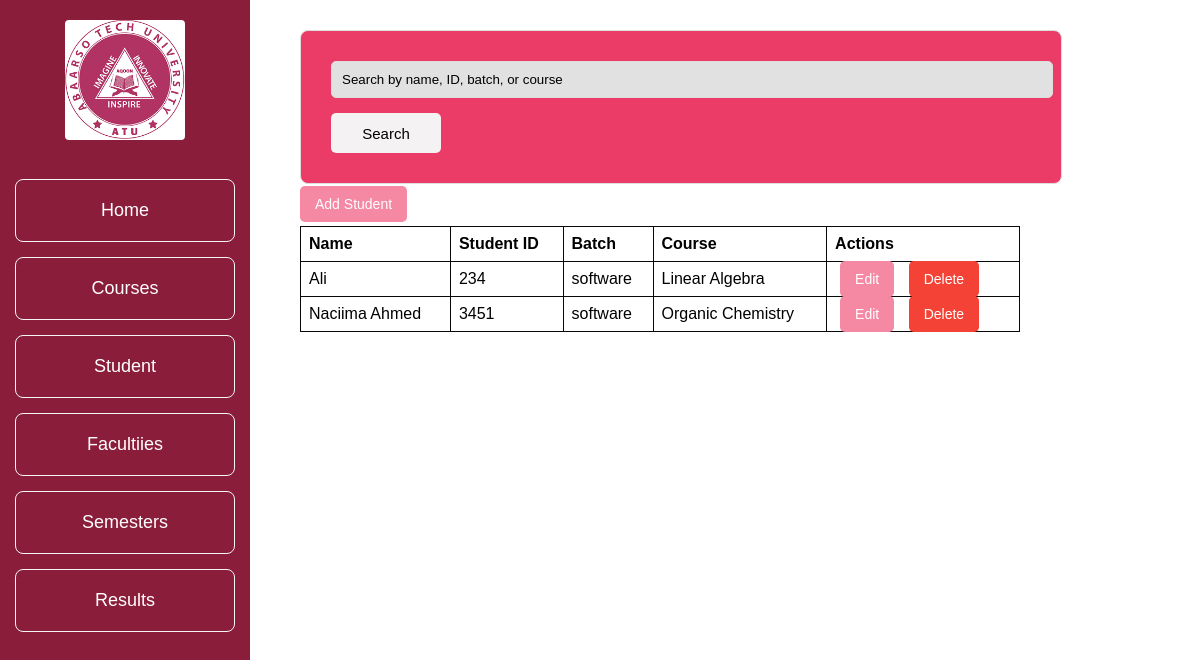
The page /students/ on the database its author committed.
### uni_app/models.py (models this page shows, shortened)
class Student(models.Model):
    name = models.CharField(max_length=100)
    student_id = models.CharField(max_length=20, unique=True)
    batch = models.CharField(max_length=10)
    course = models.ForeignKey('Course', on_delete=models.CASCADE)
    contact_details = models.TextField()

class Course(models.Model):
    name = models.CharField(max_length=200)
    code = models.CharField(max_length=10, unique=True)
    credit_hours = models.PositiveIntegerField()
    faculty = models.ForeignKey(Faculty, on_delete=models.CASCADE, null=True)
    semester = models.ForeignKey(Semester, on_delete=models.CASCADE, null=True)

### uni_app/views.py (the view)
# urls.py: path('students/', student_list, name='student_list'),
def student_list(request):
    students = Student.objects.all()
    query = request.GET.get('q')
    if query:
        students = students.filter(name__icontains=query) | students.filter(student_id__icontains=query) | students.filter(batch__icontains=query) | students.filter(course__name__icontains=query)
    return render(request, 'student_list.html', {'students': students})

### template/student_list.html
{% extends 'base.html' %}
{% load static%}
{% block content %}
<link rel="stylesheet" href="{%static 'css/student.css'%}">
<h2>Student List</h2>
<form method="GET" action=".">
    <input type="text" name="q" placeholder="Search by name, ID, batch, or course " value="{{ request.GET.q }}" style="background-color: rgb(225, 225, 225); color: white;">
    <button type="submit" style="background-color: rgb(245, 242, 243); width: 110px; height: 40px; border: none; border-radius: 5px; font-size: 15px;">Search</button>
</form>
<div class="container" >
<a href="{% url 'student_add' %}" class="btn btn-primary" style="margin-left: 300px; position: fixed ; margin-top: 60px;">Add Student</a>
<table style="position: fixed; margin-top :100px; margin-left: 300px;">
    <thead>
        <tr>
            <th>Name</th>
            <th>Student ID</th>
            <th>Batch</th>
            <th>Course</th>
            <th>Actions</th>
        </tr>
    </thead>
    <tbody>
        {% for student in students %}
        <tr>
            <td>{{ student.name }}</td>
            <td>{{ student.student_id }}</td>
            <td>{{ student.batch }}</td>
            <td>{{ student.course.name }}</td>
            <td>
                <a href="{% url 'student_edit' student.pk %}" class="btn btn-primary">Edit</a>
                <a href="{% url 'student_delete' student.pk %}" class="btn btn-danger">Delete</a>
            </td>
        </tr>
        {% endfor %}
    </tbody>
</table>
</div>
{% endblock %}

### static/css/style.css (style rules this page uses)
body { margin: 0; font-family: Arial, sans-serif; }

### static/css/student.css (style rules this page uses)
table { width: 60%; border-collapse: collapse; margin: 20px 0; margin-left: 300px; }
th, td { border: 1px solid #0a0707; padding: 8px; text-align: left; }
th { color: rgb(0, 0, 0); }
form { width: 700px; margin: 20px auto; border: 1px solid #ddd; border-radius: 8px; background-color: #eb3c68; padding: 30px; position: absolute; top: 10px; margin-left: 300px; }
form input, form select, form textarea { width: 100%; padding: 10px; margin-bottom: 15px; border: 1px solid #ddd; border-radius: 5px; }
form ::placeholder { color: rgb(0, 0, 0); }
.btn { padding: 10px 15px; text-decoration: none; color: white; border-radius: 5px; font-size: 14px; margin: 5px; }
.btn-primary { background-color: #f588a3; }
.btn-danger { background-color: #f44336; }

### rows shown on the page
Student: name "Ali", student_id "234", batch "software", course.name "Linear Algebra"
Student: name "Naciima Ahmed", student_id "3451", batch "software", course.name "Organic Chemistry"
